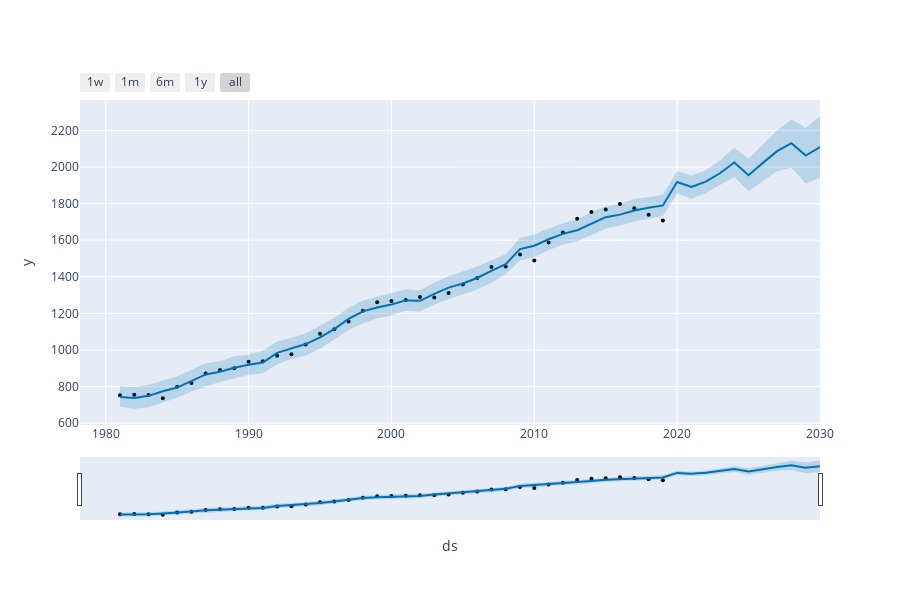

Write notebook code for a chart like this one.
### Code cell
forecast = regresion.predict(tuned_forecast)
plot_plotly(regresion,forecast)
